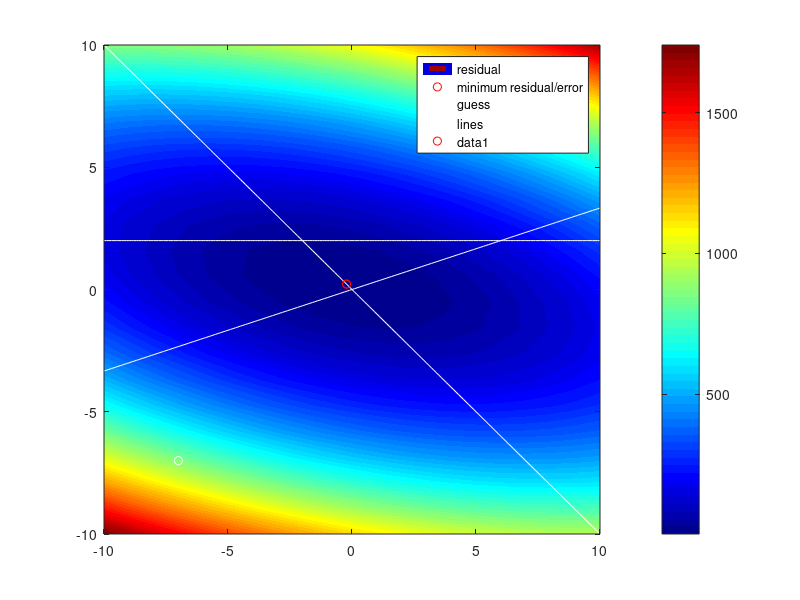

Source code (MATLAB): (Note: this script raises an error after producing the figure.)
clc; clear all; close all;
% Define matrix math
% A = [1 -1
%      1 3];
% b = [0
%     0];

A = [1 -1
    1 3
    0 1];
b = [0
    0
    2];

x = -10:0.1:10;
nlines = size(A,1);
npts = length(x);

% Calculate y values of lines
y = zeros(nlines,npts);
for i=1:nlines
    %Plot each line
    y(i,:) = (A(i,1)*x+b(i))/A(i,2);
end

% Calculate least squared error
xy = pinv(A)*b;

% Calculate residuals at each point
nsamps = 20;
lsp = linspace(-10,10,nsamps);
[x_ y_] = meshgrid(lsp, lsp);
b_ = A*[x_(:)';y_(:)'];
R = (b_-repmat(b,[1,length(x_(:))]));
Rsq = dot(R,R);

guess = [-7;-7];

figure();
contourf(x_,y_,reshape(Rsq,size(x_)),nsamps^2,'LineStyle','none');
hold on;
plot(xy(1),xy(2),'or');
plot(guess(1),guess(2),'ow');
plot(repmat(x,[nlines 1])',y','-w');
plot(xy(1),xy(2),'or');
legend('residual','minimum residual/error','guess','lines');
colormap(jet);
colorbar

niter = 3;
for i=1:niter
    last_guess = guess;
    resid = b-A*guess;
    alpha = (resid'*resid)/((resid'*A)*resid);
    guess = guess + alpha*r;
    
end